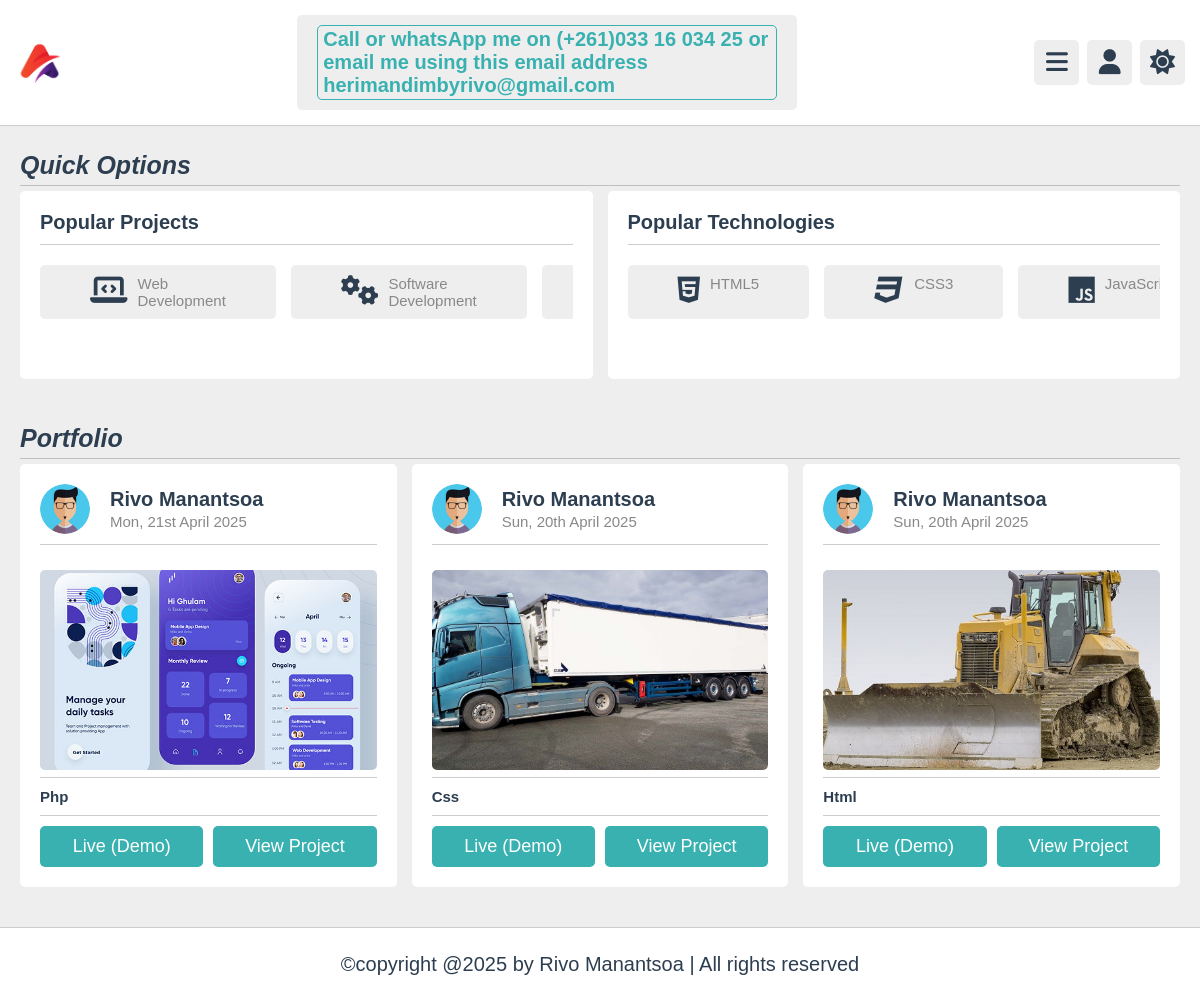
/home/portfolio, run on the app's committed database.
### tables this page shows
CREATE TABLE "portfolios" (
	"id"	INTEGER,
	"title"	TEXT,
	"description"	TEXT,
	"image1"	BLOB,
	"image2"	BLOB,
	"image3"	BLOB,
	"image4"	BLOB,
	"image5"	BLOB,
	"link"	TEXT,
	"date"	REAL,
	PRIMARY KEY("id" AUTOINCREMENT)
);

### app/controllers/home.php (called while the page is built, shortened)
<?php
class Home extends Controller {
    public function portfolio() {
        $data['page'] = "Portfolio";
        $portf = $this->load_model("info_data");
        $data['portfolios'] = $portf->get_portfolios_views();
        $this->load_view("portfolio",$data);
    }
}

### app/core/router.php (called while the page is built, shortened)
<?php
class Router
{
    protected $method = "index";
    public function __construct() {
        $url = $this->getURL();
        if (!empty($url[0]) && file_exists("../app/controllers/" . strtolower($url[0]) . ".php")) {
            unset($url[0]);
        }
        $this->controller = new $this->controller;
        if (!empty($url[1]) && method_exists($this->controller, strtolower($url[1]))) {
            $this->method = strtolower($url[1]);
            unset($url[1]);
        }
        $this->params = !empty($url) ? array_values($url) : [];
        call_user_func_array([$this->controller, $this->method], $this->params);
    }
    private function getURL() {
        $url = isset($_GET['url']) ? $_GET['url'] : "home";
        return explode("/", filter_var(trim($url, "/"), FILTER_SANITIZE_URL));
    }
}

### public/index.php (called while the page is built, shortened)
<?php
$router = new Router();

### app/core/database.php (called while the page is built)
<?php
class Database {
    private function connect() {
        try {
            $con = new PDO("sqlite:portfolio.db");
        } catch (PDOException $e) {
            echo $e->getMessage();
        }
        return $con;
    }
    public function runQuery($query,$data=[],$data_type="object") {
        $conn = $this->connect();
        $stm = $conn->prepare($query);
        if ($stm) {
            $check = $stm->execute($data);
            if ($check) {
                if ($data_type == "object") {
                    $data = $stm->fetchAll(PDO::FETCH_OBJ);
                } else {
                    $data = $stm->fetchAll(PDO::FETCH_ASSOC);
                }
                if (is_array($data) && count($data) > 0) {
                    return $data;
                }
            }
        }
        return true;
    }
}

### app/models/Info_data.php (called while the page is built, shortened)
<?php
class Info_data extends Database {
    public function get_portfolios_views() {
        $sql = "SELECT * FROM portfolios ORDER BY id DESC";
        return $this->runQuery($sql);
    }
}

### app/views/portfolio.php (the view, shortened to what this page needs)
<section class="quick-select">
   <h1 class="heading">quick options</h1>
   <div class="box-container">
       <div class="box">
           <h3 class="title">popular projects</h3>
           <div class="flex">
               <div class="slide-0">
                   <a href="#"><i class="fa-solid fa-laptop-code"></i><span>web development</span></a>
                   <a href="#"><i class="fa-solid fa-cogs"></i><span>software development</span></a>
                   <a href="#"><i class="fa-solid fa-gamepad"></i><span>game development</span></a>
               </div>
           </div>
       </div>
       <div class="box">
           <h3 class="title">popular technologies</h3>
           <div class="flex">
               <div class="slide-1">
                   <a href="#"><i class="fab fa-html5"></i><span>HTML5</span></a>
                   <a href="#"><i class="fab fa-css3"></i><span>CSS3</span></a>
                   <a href="#"><i class="fab fa-js"></i><span>JavaScript</span></a>
               </div>
           </div>
       </div>
   </div>
</section>
<section class="portfolio">
   <h1 class="heading">portfolio</h1>
   <div class="box-container">
       <?php if(isset($portfolios) && is_array($portfolios)):?>
           <?php foreach($portfolios as $row):?>
           <div class="box">
               <div class="developer">
                   <img src="<?=ASSETS?>front/images/project/profile.png" alt="">
                   <div>
                       <h3>Rivo Manantsoa</h3>
                       <span><?=date("D, jS F Y",strtotime($row->date))?></span>
                   </div>
               </div>
               <img src="<?=ROOT?><?=$row->image1?>" alt="" class="thumb">
               <h3 class="title"><?=$row->title?></h3>
               <div class="flex-btn">
                   <a target="_blank" href="<?=$row->link?>" class="btn">Live (Demo)</a>
                   <a href="<?=ROOT?>home/details/<?=$row->id?>" class="btn">view project</a>
               </div>
           </div>
       <?php endforeach;?>
       <?php endif;?>
   </div>
</section>

### public/assets/front/css/style.css (style rules this page uses)
* { margin: 0; padding: 0; box-sizing: border-box; outline: none; border: none; text-decoration: none; font-family: Arial, Helvetica, sans-serif; scroll-behavior: smooth; }
:root { --main-color:#38b1b0; --red:#e74c3c; --orange:#f39c12; --white:#fff; --black:#2c3e50; --light-color:#888; --light-bg:#eee; --border:.1rem solid rgba(0,0,0,.2); }
html { font-size: 62.5%; overflow-x: hidden; }
body { background-color: var(--light-bg); padding-left: 30rem; transition: all 1s linear; }
.heading { padding-bottom: 5px; border-bottom: var(--border); font-size: 2.5rem; color: var(--black); text-transform: capitalize; font-style: italic; margin-bottom: 5px; margin-top: 5px; }
section { padding: 2rem; max-width: 1200px; margin: 0 auto; }
.btn, .option-btn, .delete-btn, .edit-btn, .inline-btn, .inline-option-btn, .inline-delete-btn { border-radius: .5rem; padding: 1rem 3rem; font-size: 1.8rem; color: #fff; margin-top: 1rem; text-transform: capitalize; cursor: pointer; text-align: center; }
.btn, .option-btn, .delete-btn { display: block; width: 100%; }
.btn, .inline-btn { background-color: var(--main-color); }
.flex-btn { display: flex; gap: 1rem; }
.quick-select .box-container { display: grid; grid-template-columns: repeat(auto-fit,minmax(20.5rem,1fr)); gap: 1.5rem; align-items: flex-start; justify-content: center; }
.quick-select .box-container .box { border-radius: .5rem; background-color: var(--white); padding: 2rem; overflow: hidden; position: relative; }
.quick-select .box-container .box .title { font-size: 2rem; color: var(--black); text-transform: capitalize; border-bottom: var(--border); padding-bottom: 1rem; }
.quick-select .box-container .box .flex { display: flex; flex-wrap: nowrap; gap: 1rem; padding-top: 2rem; padding: 2rem 0rem; }
.quick-select .box-container .box .flex .slide-0 { width: 100%; display: flex; overflow-x: auto; gap: 1.5rem; padding-bottom: 2rem; animation: slide 5s ease-in-out infinite; }
.quick-select .box-container .box .flex .slide-1 { width: 100%; display: flex; overflow-x: auto; gap: 1.5rem; padding-bottom: 2rem; }
.quick-select .box-container .box .flex a { padding: 1rem 5rem; border-radius: .5rem; background-color: var(--light-bg); display: flex; flex-direction: row; align-items: flex-start; justify-content: flex-end; }
.quick-select .box-container .box .flex a i { font-size: 3rem; color: var(--black); margin-right: 1rem; }
.quick-select .box-container .box .flex a span { color: var(--light-color); text-transform: capitalize; font-size: 1.5rem }
.portfolio .box-container, .blog .box-container { display: grid; grid-template-columns: repeat(auto-fit,minmax(20.5rem,1fr)); gap: 1.5rem; align-items: flex-start; justify-content: center; }
.portfolio .box-container .box, .blog .box-container .box { border-radius: .5rem; background-color: var(--white); padding: 2rem; }
.portfolio .box-container .box .developer, .blog .box-container .box .developer { margin-bottom: 2.5rem; display: flex; align-items: center; gap: 2rem; border-bottom: var(--border); padding-bottom: 1rem; }
.portfolio .box-container .box .developer img, .blog .box-container .box .developer img { width: 5rem; height: 5rem; border-radius: 50%; object-fit: cover; }
.portfolio .box-container .box .developer h3, .blog .box-container .box .developer h3 { font-size: 2rem; color: var(--black); margin-bottom: .2rem; text-transform: capitalize; }
.portfolio .box-container .box .developer span, .blog .box-container .box .developer span { font-size: 1.5rem; color: var(--light-color); }
.portfolio .box-container .box .thumb, .blog .box-container .box .thumb { width: 100%; height: 20rem; border-radius: .5rem; object-fit: cover; cursor: pointer; transition: all .3s ease-in-out; }
.portfolio .box-container .box .title, .blog .box-container .box .title { font-size: 1.5rem; color: var(--black); margin-top: .5rem; text-transform: capitalize; padding: 1rem 0; border-top: var(--border); border-bottom: var(--border); text-overflow: ellipsis; overflow: hidden; white-space: nowrap; }
@media (max-width: 1200px) { body { padding-left: 0; } }

### data on the page
portfolios: date "Mon, 21st April 2025", image1 (picture), title "Php"
portfolios: date "Sun, 20th April 2025", image1 (picture), title "Css"
portfolios: date "Sun, 20th April 2025", image1 (picture), title "Html"
